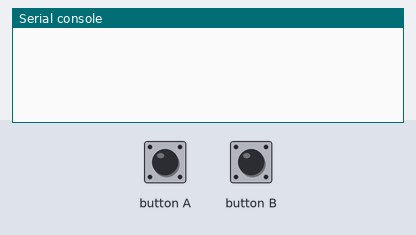
Bench run of a program on a simulated BBC micro:bit (MakeCode). Parts: the last lines printed to the serial console. The test bench sets the inputs (shaded band).

Above: at 1.2 s.
1.3 s: button A pressed for 0.15 s
At 2.3 s:
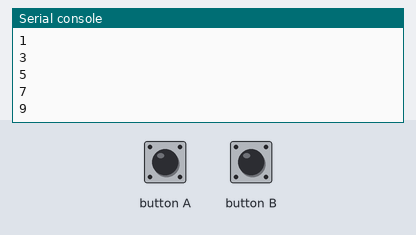
2.9 s: button B pressed for 0.15 s
At 3.7 s:
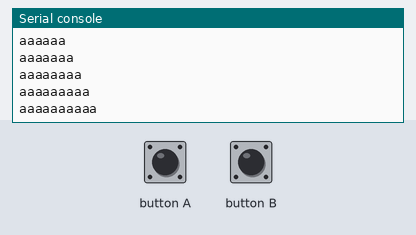
4.5 s: button B pressed for 0.15 s
At 5.2 s:
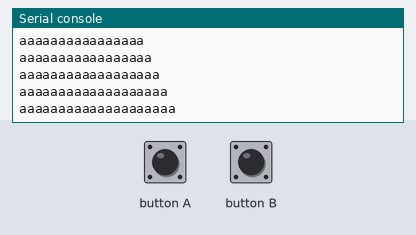
6.1 s: button B pressed for 0.15 s
At 6.7 s:
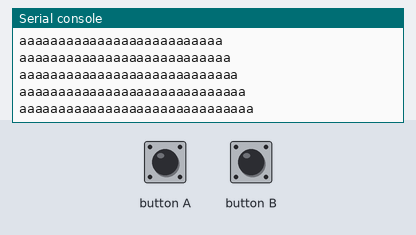
7.7 s: button B pressed for 0.15 s
At 8.3 s:
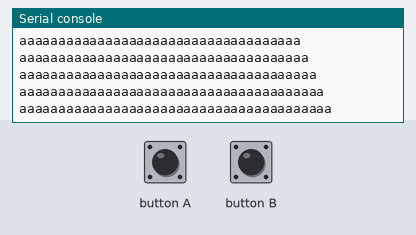
9.3 s: button B pressed for 0.15 s
At 10.8 s:
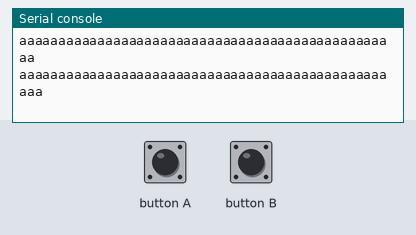
Timing chart, 0 to 11.9 s (numbered marks = the images above; inputs shaded):
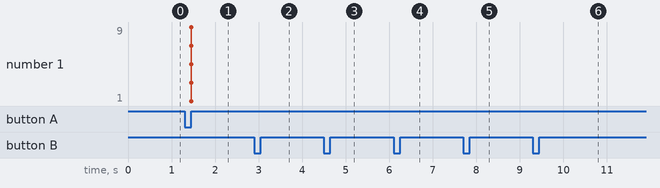

The program:

main.ts
```typescript
input.onButtonPressed(Button.A, function () {
    for (let index = 0; index < 5; index++) {
        serial.writeLine("" + (postupnost))
        postupnost += 2
    }
})
input.onButtonPressed(Button.B, function () {
    for (let index = 0; index < 10; index++) {
        if (0 == text.compare("aaa")) {
            serial.writeLine("bbb")
        } else {
            serial.writeLine(text)
        }
        text = "" + text + "a"
    }
})
let text = ""
let postupnost = 0
postupnost = 1
text = "a"
```

test.ts
```typescript
// sem patria testy; keď sa tento balík použije ako rozšírenie, nebudú sa kompilovať.
```

Measured:
- after the input at 1.3 s, the serial console: prints a new line after 0.15 s (image 1)
- after the input at 2.9 s, the serial console: prints a new line after 0.15 s (image 2)
- after the input at 4.5 s, the serial console: prints a new line after 0.15 s (image 3)
- after the input at 6.1 s, the serial console: prints a new line after 0.15 s (image 4)
- after the input at 7.7 s, the serial console: prints a new line after 0.15 s (image 5)
- after the input at 9.3 s, the serial console: prints a new line after 0.15 s (image 6)
